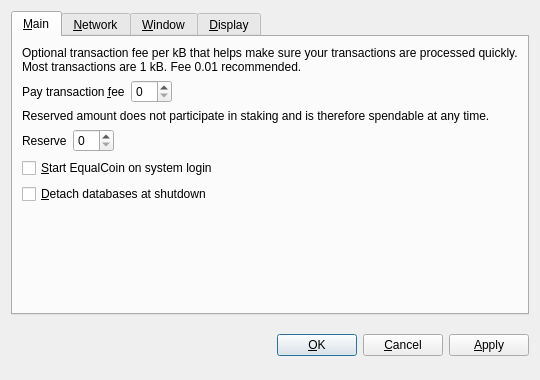
<?xml version="1.0" encoding="UTF-8"?>
<ui version="4.0">
 <class>OptionsDialog</class>
 <widget class="QDialog" name="OptionsDialog">
  <property name="geometry">
   <rect>
    <x>0</x>
    <y>0</y>
    <width>540</width>
    <height>380</height>
   </rect>
  </property>
  <property name="windowTitle">
   <string>Options</string>
  </property>
  <property name="modal">
   <bool>true</bool>
  </property>
  <layout class="QVBoxLayout" name="verticalLayout">
   <item>
    <widget class="QTabWidget" name="tabWidget">
     <property name="tabPosition">
      <enum>QTabWidget::North</enum>
     </property>
     <property name="currentIndex">
      <number>0</number>
     </property>
     <widget class="QWidget" name="tabMain">
      <attribute name="title">
       <string>&amp;Main</string>
      </attribute>
      <layout class="QVBoxLayout" name="verticalLayout_Main">
       <item>
        <widget class="QLabel" name="transactionFeeInfoLabel">
         <property name="text">
          <string>Optional transaction fee per kB that helps make sure your transactions are processed quickly. Most transactions are 1 kB. Fee 0.01 recommended.</string>
         </property>
         <property name="textFormat">
          <enum>Qt::PlainText</enum>
         </property>
         <property name="wordWrap">
          <bool>true</bool>
         </property>
        </widget>
       </item>
       <item>
        <layout class="QHBoxLayout" name="horizontalLayoutFee">
         <item>
          <widget class="QLabel" name="transactionFeeLabel">
           <property name="text">
            <string>Pay transaction &amp;fee</string>
           </property>
           <property name="textFormat">
            <enum>Qt::PlainText</enum>
           </property>
           <property name="buddy">
            <cstring>transactionFee</cstring>
           </property>
          </widget>
         </item>
         <item>
          <widget class="BitcoinAmountField" name="transactionFee"/>
         </item>
         <item>
          <spacer name="horizontalSpacerFee">
           <property name="orientation">
            <enum>Qt::Horizontal</enum>
           </property>
           <property name="sizeHint" stdset="0">
            <size>
             <width>40</width>
             <height>20</height>
            </size>
           </property>
          </spacer>
         </item>
        </layout>
       </item>
       <item>
        <widget class="QLabel" name="reserveBalanceInfoLabel">
         <property name="text">
          <string>Reserved amount does not participate in staking and is therefore spendable at any time.</string>
         </property>
         <property name="textFormat">
          <enum>Qt::PlainText</enum>
         </property>
         <property name="wordWrap">
          <bool>true</bool>
         </property>
        </widget>
       </item>
       <item>
        <layout class="QHBoxLayout" name="horizontalLayoutReserveBalance">
         <item>
          <widget class="QLabel" name="reserveBalanceLabel">
           <property name="text">
            <string>Reserve</string>
           </property>
           <property name="textFormat">
            <enum>Qt::PlainText</enum>
           </property>
           <property name="buddy">
            <cstring>reserveBalance</cstring>
           </property>
          </widget>
         </item>
         <item>
          <widget class="BitcoinAmountField" name="reserveBalance"/>
         </item>
         <item>
          <spacer name="horizontalSpacerReserveBalance">
           <property name="orientation">
            <enum>Qt::Horizontal</enum>
           </property>
           <property name="sizeHint" stdset="0">
            <size>
             <width>40</width>
             <height>20</height>
            </size>
           </property>
          </spacer>
         </item>
        </layout>
       </item>
       <item>
        <widget class="QCheckBox" name="bitcoinAtStartup">
         <property name="toolTip">
          <string>Automatically start EqualCoin after logging in to the system.</string>
         </property>
         <property name="text">
          <string>&amp;Start EqualCoin on system login</string>
         </property>
        </widget>
       </item>
       <item>
        <widget class="QCheckBox" name="detachDatabases">
         <property name="toolTip">
          <string>Detach block and address databases at shutdown. This means they can be moved to another data directory, but it slows down shutdown. The wallet is always detached.</string>
         </property>
         <property name="text">
          <string>&amp;Detach databases at shutdown</string>
         </property>
        </widget>
       </item>
       <item>
        <spacer name="verticalSpacer_Main">
         <property name="orientation">
          <enum>Qt::Vertical</enum>
         </property>
         <property name="sizeHint" stdset="0">
          <size>
           <width>20</width>
           <height>40</height>
          </size>
         </property>
        </spacer>
       </item>
      </layout>
     </widget>
     <widget class="QWidget" name="tabNetwork">
      <attribute name="title">
       <string>&amp;Network</string>
      </attribute>
      <layout class="QVBoxLayout" name="verticalLayout_Network">
       <item>
        <widget class="QCheckBox" name="mapPortUpnp">
         <property name="toolTip">
          <string>Automatically open the EqualCoin client port on the router. This only works when your router supports UPnP and it is enabled.</string>
         </property>
         <property name="text">
          <string>Map port using &amp;UPnP</string>
         </property>
        </widget>
       </item>
       <item>
        <widget class="QCheckBox" name="connectSocks">
         <property name="toolTip">
          <string>Connect to the EqualCoin network through a SOCKS proxy (e.g. when connecting through Tor).</string>
         </property>
         <property name="text">
          <string>&amp;Connect through SOCKS proxy:</string>
         </property>
        </widget>
       </item>
       <item>
        <layout class="QHBoxLayout" name="horizontalLayout_Network">
         <item>
          <widget class="QLabel" name="proxyIpLabel">
           <property name="text">
            <string>Proxy &amp;IP:</string>
           </property>
           <property name="textFormat">
            <enum>Qt::PlainText</enum>
           </property>
           <property name="buddy">
            <cstring>proxyIp</cstring>
           </property>
          </widget>
         </item>
         <item>
          <widget class="QValidatedLineEdit" name="proxyIp">
           <property name="maximumSize">
            <size>
             <width>140</width>
             <height>16777215</height>
            </size>
           </property>
           <property name="toolTip">
            <string>IP address of the proxy (e.g. 127.0.0.1)</string>
           </property>
          </widget>
         </item>
         <item>
          <widget class="QLabel" name="proxyPortLabel">
           <property name="text">
            <string>&amp;Port:</string>
           </property>
           <property name="textFormat">
            <enum>Qt::PlainText</enum>
           </property>
           <property name="buddy">
            <cstring>proxyPort</cstring>
           </property>
          </widget>
         </item>
         <item>
          <widget class="QLineEdit" name="proxyPort">
           <property name="maximumSize">
            <size>
             <width>55</width>
             <height>16777215</height>
            </size>
           </property>
           <property name="toolTip">
            <string>Port of the proxy (e.g. 9050)</string>
           </property>
          </widget>
         </item>
         <item>
          <widget class="QLabel" name="socksVersionLabel">
           <property name="text">
            <string>SOCKS &amp;Version:</string>
           </property>
           <property name="textFormat">
            <enum>Qt::PlainText</enum>
           </property>
           <property name="buddy">
            <cstring>socksVersion</cstring>
           </property>
          </widget>
         </item>
         <item>
          <widget class="QValueComboBox" name="socksVersion">
           <property name="toolTip">
            <string>SOCKS version of the proxy (e.g. 5)</string>
           </property>
          </widget>
         </item>
         <item>
          <spacer name="horizontalSpacer_Network">
           <property name="orientation">
            <enum>Qt::Horizontal</enum>
           </property>
           <property name="sizeHint" stdset="0">
            <size>
             <width>40</width>
             <height>20</height>
            </size>
           </property>
          </spacer>
         </item>
        </layout>
       </item>
       <item>
        <spacer name="verticalSpacer_Network">
         <property name="orientation">
          <enum>Qt::Vertical</enum>
         </property>
         <property name="sizeHint" stdset="0">
          <size>
           <width>20</width>
           <height>40</height>
          </size>
         </property>
        </spacer>
       </item>
      </layout>
     </widget>
     <widget class="QWidget" name="tabWindow">
      <attribute name="title">
       <string>&amp;Window</string>
      </attribute>
      <layout class="QVBoxLayout" name="verticalLayout_Window">
       <item>
        <widget class="QCheckBox" name="minimizeToTray">
         <property name="toolTip">
          <string>Show only a tray icon after minimizing the window.</string>
         </property>
         <property name="text">
          <string>&amp;Minimize to the tray instead of the taskbar</string>
         </property>
        </widget>
       </item>
       <item>
        <widget class="QCheckBox" name="minimizeOnClose">
         <property name="toolTip">
          <string>Minimize instead of exit the application when the window is closed. When this option is enabled, the application will be closed only after selecting Quit in the menu.</string>
         </property>
         <property name="text">
          <string>M&amp;inimize on close</string>
         </property>
        </widget>
       </item>
       <item>
        <spacer name="verticalSpacer_Window">
         <property name="orientation">
          <enum>Qt::Vertical</enum>
         </property>
         <property name="sizeHint" stdset="0">
          <size>
           <width>20</width>
           <height>40</height>
          </size>
         </property>
        </spacer>
       </item>
      </layout>
     </widget>
     <widget class="QWidget" name="tabDisplay">
      <attribute name="title">
       <string>&amp;Display</string>
      </attribute>
      <layout class="QVBoxLayout" name="verticalLayout_Display">
       <item>
        <layout class="QHBoxLayout" name="horizontalLayout_1_Display">
         <item>
          <widget class="QLabel" name="langLabel">
           <property name="text">
            <string>User Interface &amp;language:</string>
           </property>
           <property name="textFormat">
            <enum>Qt::PlainText</enum>
           </property>
           <property name="buddy">
            <cstring>lang</cstring>
           </property>
          </widget>
         </item>
         <item>
          <widget class="QValueComboBox" name="lang">
           <property name="toolTip">
            <string>The user interface language can be set here. This setting will take effect after restarting EqualCoin.</string>
           </property>
          </widget>
         </item>
        </layout>
       </item>
       <item>
        <layout class="QHBoxLayout" name="horizontalLayout_2_Display">
         <item>
          <widget class="QLabel" name="unitLabel">
           <property name="text">
            <string>&amp;Unit to show amounts in:</string>
           </property>
           <property name="textFormat">
            <enum>Qt::PlainText</enum>
           </property>
           <property name="buddy">
            <cstring>unit</cstring>
           </property>
          </widget>
         </item>
         <item>
          <widget class="QValueComboBox" name="unit">
           <property name="toolTip">
            <string>Choose the default subdivision unit to show in the interface and when sending coins.</string>
           </property>
          </widget>
         </item>
        </layout>
       </item>
       <item>
        <widget class="QCheckBox" name="displayAddresses">
         <property name="toolTip">
          <string>Whether to show EqualCoin addresses in the transaction list or not.</string>
         </property>
         <property name="text">
          <string>&amp;Display addresses in transaction list</string>
         </property>
        </widget>
       </item>
       <item>
        <widget class="QCheckBox" name="coinControlFeatures">
         <property name="toolTip">
          <string>Whether to show coin control features or not.</string>
         </property>
         <property name="text">
          <string>Display coin &amp;control features (experts only!)</string>
         </property>
        </widget>
       </item>
       <item>
        <spacer name="verticalSpacer_Display">
         <property name="orientation">
          <enum>Qt::Vertical</enum>
         </property>
         <property name="sizeHint" stdset="0">
          <size>
           <width>20</width>
           <height>40</height>
          </size>
         </property>
        </spacer>
       </item>
      </layout>
     </widget>
    </widget>
   </item>
   <item>
    <layout class="QHBoxLayout" name="horizontalLayout_Buttons">
     <item>
      <spacer name="horizontalSpacer_1">
       <property name="orientation">
        <enum>Qt::Horizontal</enum>
       </property>
       <property name="sizeHint" stdset="0">
        <size>
         <width>40</width>
         <height>48</height>
        </size>
       </property>
      </spacer>
     </item>
     <item>
      <widget class="QLabel" name="statusLabel">
       <property name="font">
        <font>
         <weight>75</weight>
         <bold>true</bold>
        </font>
       </property>
       <property name="text">
        <string/>
       </property>
       <property name="textFormat">
        <enum>Qt::PlainText</enum>
       </property>
       <property name="wordWrap">
        <bool>true</bool>
       </property>
      </widget>
     </item>
     <item>
      <spacer name="horizontalSpacer_2">
       <property name="orientation">
        <enum>Qt::Horizontal</enum>
       </property>
       <property name="sizeHint" stdset="0">
        <size>
         <width>40</width>
         <height>48</height>
        </size>
       </property>
      </spacer>
     </item>
     <item>
      <widget class="QPushButton" name="okButton">
       <property name="text">
        <string>&amp;OK</string>
       </property>
      </widget>
     </item>
     <item>
      <widget class="QPushButton" name="cancelButton">
       <property name="text">
        <string>&amp;Cancel</string>
       </property>
       <property name="autoDefault">
        <bool>false</bool>
       </property>
      </widget>
     </item>
     <item>
      <widget class="QPushButton" name="applyButton">
       <property name="text">
        <string>&amp;Apply</string>
       </property>
       <property name="autoDefault">
        <bool>false</bool>
       </property>
      </widget>
     </item>
    </layout>
   </item>
  </layout>
 </widget>
 <customwidgets>
  <customwidget>
   <class>BitcoinAmountField</class>
   <extends>QSpinBox</extends>
   <header>bitcoinamountfield.h</header>
  </customwidget>
  <customwidget>
   <class>QValueComboBox</class>
   <extends>QComboBox</extends>
   <header>qvaluecombobox.h</header>
  </customwidget>
  <customwidget>
   <class>QValidatedLineEdit</class>
   <extends>QLineEdit</extends>
   <header>qvalidatedlineedit.h</header>
  </customwidget>
 </customwidgets>
 <resources/>
 <connections/>
</ui>
